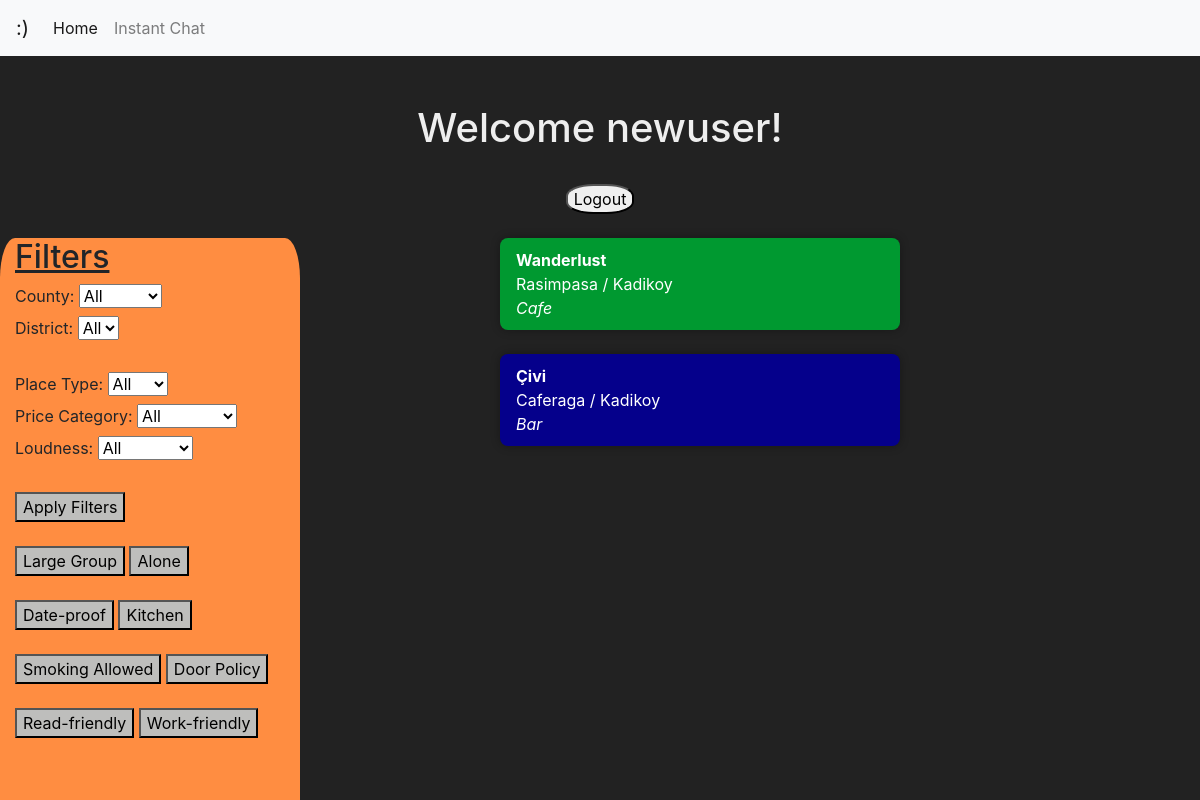
The app's page / (signed in), older data.
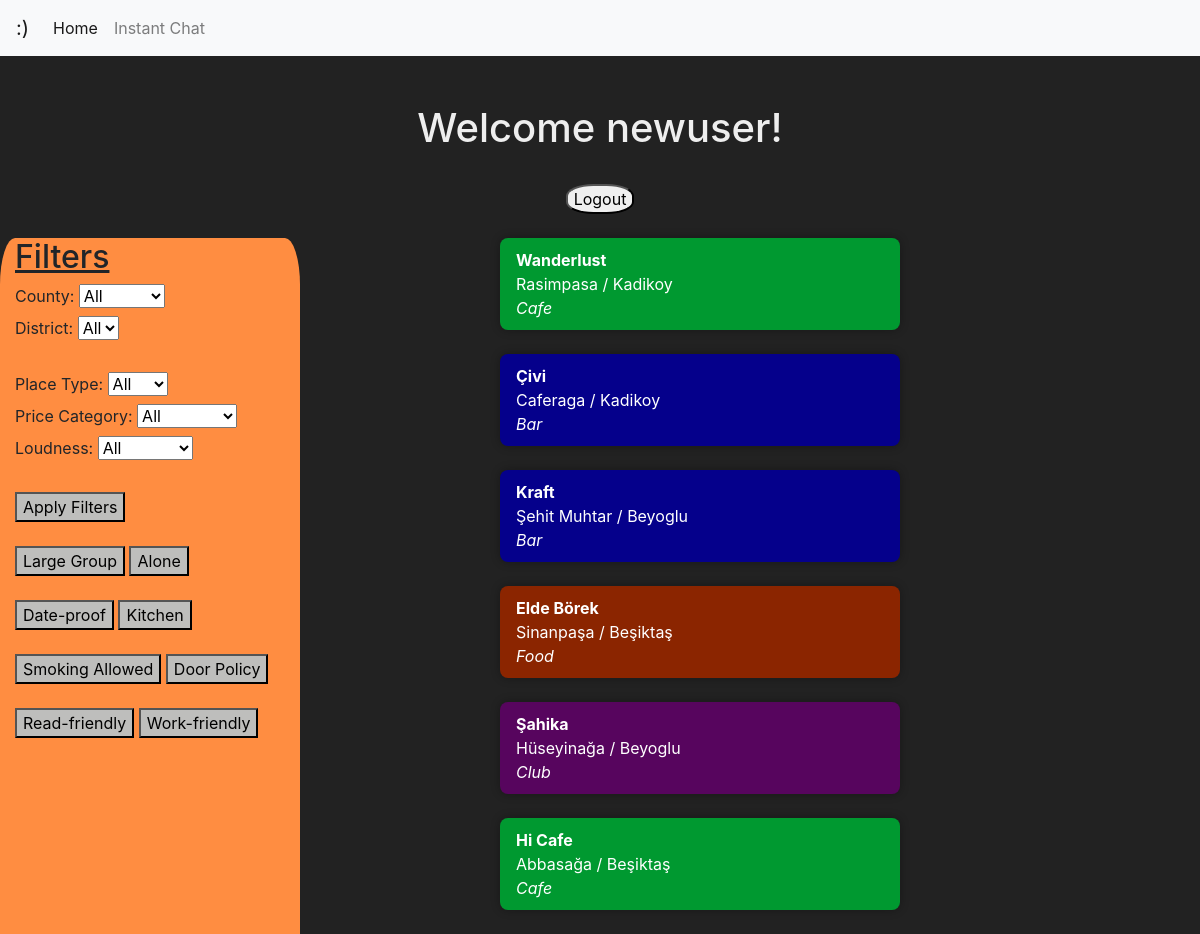
The same page, newer data.
### advisor/models.py (models this page shows)
class PlaceInfo(models.Model):
    user = models.ForeignKey(User, on_delete=models.CASCADE)
    name = models.CharField(max_length=100)
    address = models.TextField(blank=True)
    city = models.CharField(max_length=100,default='Istanbul')
    county = models.CharField(max_length=100)
    district = models.CharField(max_length=100)
    TYPE_CHOICES = [
        ('Bar', 'Bar'),
        ('Club', 'Club'),
        ('Cafe', 'Cafe'),
        ('Food', 'Food'),
    ]
    place_type = models.CharField(
        max_length=10,
        choices=TYPE_CHOICES, # You can set a default value if needed
    )
    largegroup = models.BooleanField()
    alone = models.BooleanField()
    dateable = models.BooleanField()
    PRICE_CHOICES = [
        ('Cheap', 'Cheap'),
        ('Normal', 'Normal'),
        ('Expensive', 'Expensive'),
    ]
    price_category = models.CharField(
        max_length=10,
        choices=PRICE_CHOICES,
        default='Normal',  # You can set a default value if needed
    )
    kitchen = models.BooleanField()
    smoke = models.BooleanField()
    door_policy = models.BooleanField()
    readable = models.BooleanField(default=False)
    workable = models.BooleanField(default=False)
    LOUDNESS_CHOICES = [
        ('Silent', 'Silent'),
        ('Moderate', 'Moderate'),
        ('Loud', 'Loud'),
    ]
    loudness = models.CharField(
        max_length=10,
        choices=LOUDNESS_CHOICES,
        default='Moderate',  # You can set a default value if needed
    )
    comment = models.TextField(blank=True)
    created_at = models.DateTimeField(auto_now_add=True)

### advisor/views.py (the view)
# urls.py: path("", advisor.list_places, name="list_places"),
@login_required(login_url='auth/login/')
def list_places(request):
    qs = PlaceInfo.objects.all()
    distinct_counties = PlaceInfo.objects.values_list('county', flat=True).distinct()
    distinct_districts = PlaceInfo.objects.values_list('district', flat=True).distinct()
    context={
        "object_list":qs,
		"distinct_counties":distinct_counties,
		"distinct_districts":distinct_districts,
    }
    return render(request, "advisor/advisorhome.html", context=context)

### advisor/templates/advisor/advisorhome.html (shortened to what this page needs)
<!DOCTYPE html>
<html>
<head>
		<link rel="stylesheet" href="https://cdn.jsdelivr.net/npm/bootstrap@4.0.0/dist/css/bootstrap.min.css">
</head>
<body style="background-color: #222222;">
	{% include 'base/navbar.html' %}
	<center><h1 style="color: #eeeeee;">Welcome {{request.user}}!</h1></center>
	<br>
	{% if request.user.is_authenticated %}
    <center style="color: #eeeeee;">
        <form method="post" action="{% url 'logout-user' %}">
            <button style='border-radius: 40%; cursor: pointer;' type="submit">Logout</button>
        </form>
    </center><br>
{% endif %}
<div class="sidebar">
    <h2 style="margin-left: 5%;"><u>Filters</u></h2>
    <form id="filterForm">
		<label for="county">County:</label>
        <select  name="county" id="county" hx-get="/get-districts/" hx-trigger="change"  hx-target="#info-container">
            <option value="">All</option>
        </select>
		<br>
    <div id="district-container">
		<label for="district">District:</label>
        <select name="district" id="district" >
            <option value="">All</option>
        </select>
      </div>
		<br>
        <label for="place_type">Place Type:</label>
        <select name="place_type" id="place_type">
            <option value="">All</option>
        </select>
		<br>
        <label for="price_category">Price Category:</label>
        <select name="price_category" id="price_category">
            <option value="">All</option>
        </select>
		<br>
        <label for="loudness">Loudness:</label>
        <select name="loudness" id="loudness">
            <option value="">All</option>
        </select>
        <br><br>
		<button type="submit">Apply Filters</button>
    </form><br>
		<button style="margin-left:5%" type="button" onclick="toggleFilter('largegroup')">Large Group</button>
		<button style="margin-right:5%" type="button" onclick="toggleFilter('alone')">Alone</button><br><br>
		<button style="margin-left:5%" type="button" onclick="toggleFilter('dateable')">Date-proof</button>
		<button style="margin-right:5%" type="button" onclick="toggleFilter('kitchen')">Kitchen</button><br><br>
		<button style="margin-left:5%" type="button" onclick="toggleFilter('smoke')">Smoking Allowed</button>
		<button style="margin-right:5%" type="button" onclick="toggleFilter('door_policy')">Door Policy</button><br><br>
    <button style="margin-left:5%" type="button" onclick="toggleFilter('readble')">Read-friendly</button>
		<button style="margin-right:5%" type="button" onclick="toggleFilter('workable')">Work-friendly</button>
  </div>
  <div style="margin: 0 25%;">
  {% for place in object_list %}
	{% if place.place_type == 'Bar' %}
  <div style="color: white;background-color:#05008b ;" class="content">
		<b>{{ place.name }}</b><br>
		{{ place.district }} / {{ place.county }}<br>
		<em>{{ place.place_type }}</em>
  </div>
  {% elif place.place_type == 'Cafe' %}
  <div style="color: white;background-color:#009930 ;" class="content">
	<b>{{ place.name }}</b><br>
	{{ place.district }} / {{ place.county }}<br>
	<em>{{ place.place_type }}</em>
</div>
  {% elif place.place_type == 'Club' %}
  <div style="color: white;background-color:#57055e ;" class="content">
	<b>{{ place.name }}</b><br>
	{{ place.district }} / {{ place.county }}<br>
	<em>{{ place.place_type }}</em>
</div>
  {% else %}
  <div style="color: white;background-color:#8b2500 ;" class="content">
	<b>{{ place.name }}</b><br>
	{{ place.district }} / {{ place.county }}<br>
	<em>{{ place.place_type }}</em>
</div>
{% endif %}
  <br>
  {% endfor %}
</div>
</body>
</html>

### advisor/templates/base/navbar.html (shortened to what this page needs)
<nav class="navbar navbar-expand-lg navbar-light bg-light mb-5">
    <a class="navbar-brand" href="..">:)</a>
    <div class="collapse navbar-collapse" id="navbarSupportedContent">
      <ul class="navbar-nav mr-auto">
        <li class="nav-item active">
          <a class="nav-link" href="..">Home <span class="sr-only">(current)</span></a>
        </li>
        <li class="nav-item">
          <a class="nav-link" href="/instantchat">Instant Chat</a>
        </li>
      </ul>
    </div>
  </nav>

### advisor/templates/advisor/advisorhome.html (style rules this page uses)
.sidebar { margin: 0; padding: 0; width: 25%; background-color: #ff8d41; position: fixed; height: 100%; overflow: auto; border-radius: 5%; }
.sidebar form { margin-left: 5%; }
.sidebar button { cursor: pointer; background-color: #bebebc; }
div.content { margin-left: 200px; padding: 10px 16px; max-width: 600px; border-radius: 8px; box-shadow: 0 0 10px rgba(0, 0, 0, 0.322); }

Row changes from the older to the newer data that the page shows:
added PlaceInfo: name "Kraft", district "Şehit Muhtar", county "Beyoglu", place_type "Bar"
added PlaceInfo: name "Elde Börek", district "Sinanpaşa", county "Beşiktaş", place_type "Food"
added PlaceInfo: name "Şahika", district "Hüseyinağa", county "Beyoglu", place_type "Club"
added PlaceInfo: name "Hi Cafe", district "Abbasağa", county "Beşiktaş", place_type "Cafe"
